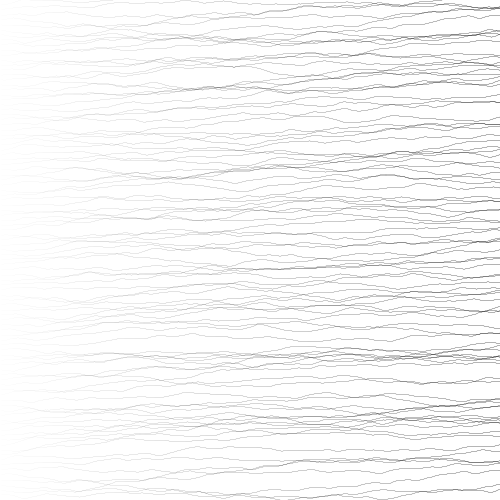
Frame 1 (no input)
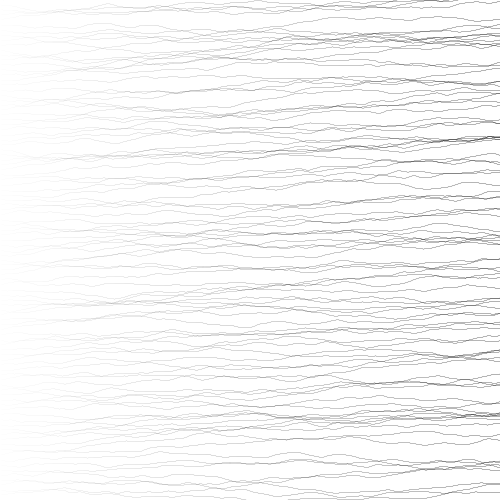
Frame 60 (the mouse pressed at the canvas centre just before this capture)
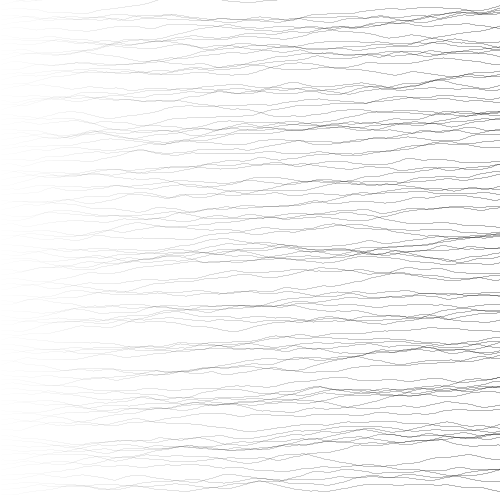
Frame 120 (the mouse held since frame 60 and released just before this capture)

The Processing sketch that drew these frames (run headless with seeded random() and noise(); from frame 60 on, the mouse is pressed at the canvas centre):

// Processing sketch: processing_182025
// ── processing_182025.pde

float y;
float x;
float yVariance;
float newY;
float noiseSeed;

void setup(){
 size(500,500);
 smooth();
 y=height/2;
 x=0;
 strokeWeight(1);
 stroke(0,200);
 noiseSeed=random(10);
  
}

void draw(){
  background(255);
  for (int mainY=0;mainY<height;mainY=mainY+5){
    y=mainY;
    for (int i=0;x<width;x++){
      yVariance=noise(noiseSeed)-.5;
      newY=y+yVariance;
      int transparency=int(map(x,1,width,1,50));
      stroke(0,transparency);
      line(x,y,x+1,newY);
      y=newY;
      noiseSeed+=0.09; //try different numbers
    }
   x=0;
  }
  
  
  
}
